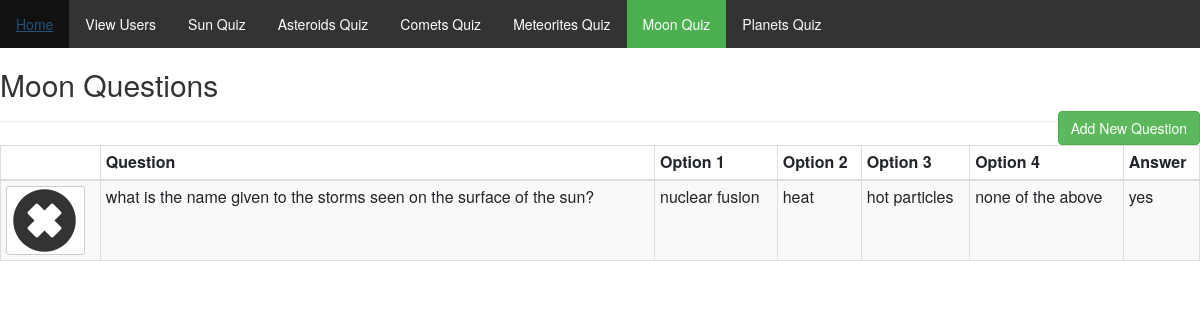
The app's page /admin/moon/moonquiz.php with its own data.
### tables this page shows
CREATE TABLE `moonquiz` (
  `id` int(255) NOT NULL,
  `que` varchar(255) NOT NULL,
  `option_1` varchar(255) NOT NULL,
  `option_2` varchar(255) NOT NULL,
  `option_3` varchar(255) NOT NULL,
  `option_4` varchar(255) NOT NULL,
  `ans` varchar(255) NOT NULL,
  `userans` text NOT NULL
);

### admin/moon/moonquiz.php (the view, shortened to what this page needs)
<?php
include '../../head.php';
$link = mysqli_connect("localhost", "root", "", "starchild");
if(isset($_GET['add'])){
$que=((isset($_POST['que'])));
$opt1=((isset($_POST['option_1'])));
$opt2=((isset($_POST['option_2'])));
$opt3=((isset($_POST['option_3'])));
$opt4=((isset($_POST['option_4'])));
$ans=((isset($_POST['ans'])));
$errors=array();
if($_POST){
    $ansQuery=$link->query("SELECT * FROM moonquiz WHERE ans='$ans'");
    $ansCount = mysqli_num_rows($ansQuery);
    if($ansCount != 0){
        $errors[]='The Entered Question Already Exists In The Database';
    }
    $required = array('que','option_1','option_2','option_3','option_4','ans');
    foreach($required as $f){
        if(empty($_POST[$f])){
            $errors[]='You Must Fill Out All Fields!';
            break;
        }
    }
    if(!empty($errors)){
        echo display_errors($errors);
    }else{
        $link->query("INSERT INTO moonquiz (que, option_1, option_2,option_3,option_4,ans) VALUES ('$que','$opt1','$opt2','$opt3','$opt4','$ans')");
        $_SESSION['success_flash'] = 'Question Has Been Added';
        header('Location: moonquiz.php');
    }
}
?>
<?php
}else{
    $queQuery = $link->query("SELECT * FROM moonquiz ");
    ?>
<link href="../nav.css" type="text/css" rel="stylesheet">
<ul>
                <li><a  href="../index.php" >Home</a></li>
                <li><a  href="../admin.php">View Users</a></li>
                <li><a href="../sun/sunquiz.php" >Sun Quiz</a></li>
				<li><a href="../asteroid/asteroidquiz.php">Asteroids Quiz</a></li>
                <li><a href="../comet/cometquiz.php">Comets Quiz</a></li>
                <li><a href="../meteor/meteorquiz.php">Meteorites Quiz</a></li>
                <li><a href="../moon/moonquiz.php" class="active">Moon Quiz</a></li>
                 <li><a href="../planets/planetsquiz.php">Planets Quiz</a></li>
    </ul>
    <h2>Moon Questions</h2>
    <a href="moonquizadd.php" class="btn btn-success pull-right" id="add-product-btn">Add New Question</a>
    <hr>
    <table class="table table-bordered table-striped table-condensed">
        <thead><th></th><th>Question</th><th>Option 1</th><th>Option 2</th><th>Option 3</th><th>Option 4</th><th>Answer</th></thead>
        <tbody>
        <?php while($que = mysqli_fetch_assoc($queQuery)): ?>
            <tr>
                <td>
                <?php if($que['id'] == $que['id']): ?>
                    <a href="moonquiz.php?delete=<?=$que['id']; ?>" class="btn btn-default btn-xs"><span class="glyphicon glyphicon-remove-sign"></span></a>
                <?php endif; ?>
                </td>
                <td><?= $que['que'];?></td>
                <td><?= $que['option_1'];?></td>
                <td><?= $que['option_2'];?></td>
                <td><?= $que['option_3'];?></td>
                <td><?= $que['option_4'];?></td>
                <td><?= $que['ans'];?></td>
            </tr>
<?php endwhile;?>
</tbody>
</table>
<?php } ?>

### css/style.css (style rules this page uses)
*,html,body { margin:0; padding: 0; }
ul { list-style: none; }
ul li { display: inline-block; }

### css/nav.css (style rules this page uses)
span { font-size: 65px; letter-spacing: 2px; font-family: impact; }

### admin/nav.css (style rules this page uses)
ul { list-style-type: none; margin: 0; padding: 0; overflow: hidden; background-color: #333; }
li { float: left; }
li a { display: block; color: white; text-align: center; padding: 14px 16px; text-decoration: none; }
.active { background-color: #4CAF50; }

### records on screen
moonquiz: que "what is the name given to the storms seen on the surface of the sun?", option_1 "nuclear fusion", option_2 "heat", option_3 "hot particles", option_4 "none of the above", ans "yes"
